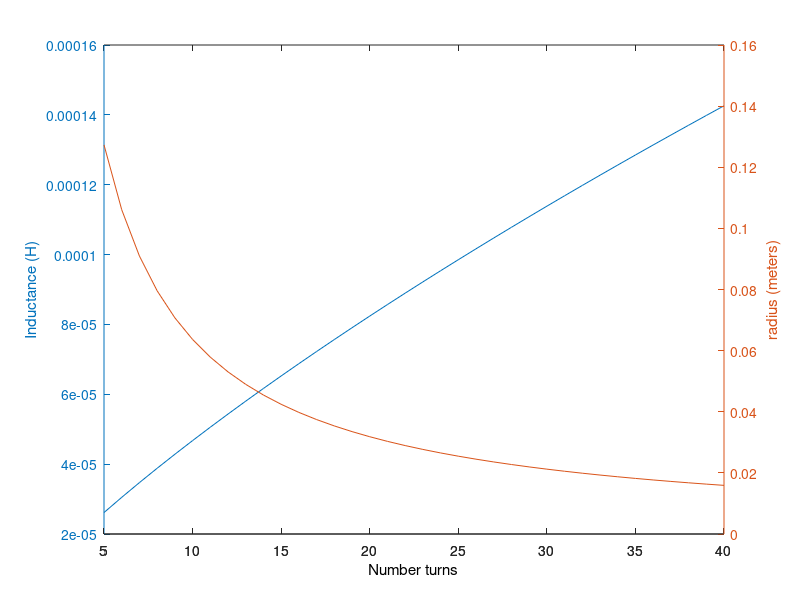
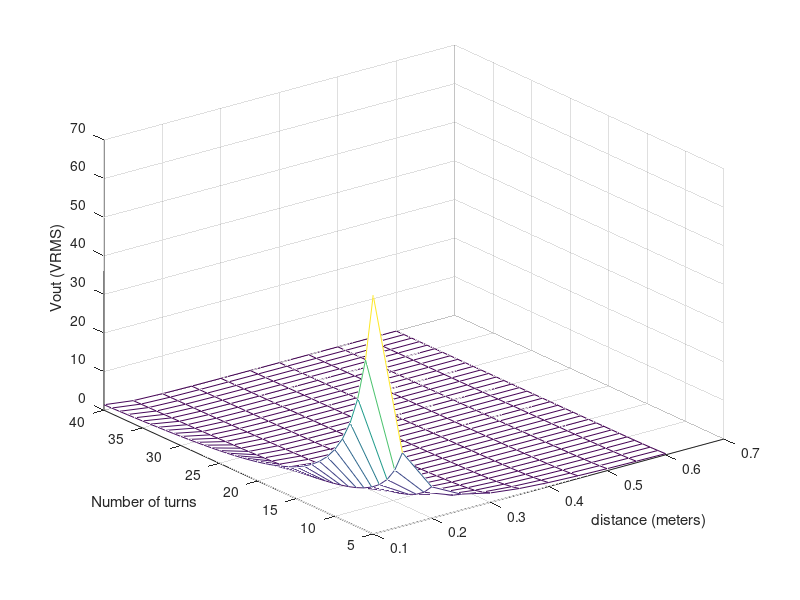
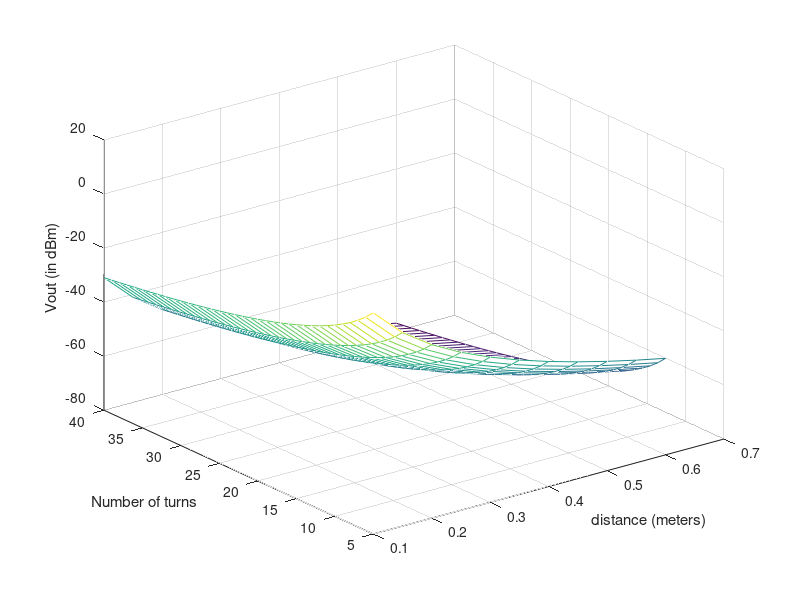

MATLAB code for these plots, in order:
clear all; close all;
f = 125e3

% let's calculate the received power as a function of distance r
dist = 0.1:0.05:0.6; % this is a vector with log spaced points
mu0 = 4e-7*pi;              % permeability
Rtx = 10;                   % transmitter resistance (ohms)
Rrx = 1000;                 % receiver input resistance (ohms)
Vcc = 12;                    % supply voltage (volts)
Itx = (Vcc-0.7)/Rtx/sqrt(2);   % approximate RMS current (Amps)

wire_length = 4;            % provided wire length in meters
wire_diameter = 0.4e-3;     % diameter of the AWG #26
Nturns_tx = 30;             


% evaluation of the magnetic field as a function of (Ntx, range)
for i = 1:size(Nturns_tx, 2)        % for each number of turns
    
    % evaluate the maximum coil radius that can be built
    max_radius_tx(i) = wire_length/(2*pi*Nturns_tx(i)); 
    
    % evaluate the received magnetic field as a function of distance
    Brx(i, :) = mu0*Itx*Nturns_tx(i)*(max_radius_tx(i)).^2./(2.*(dist.^2+max_radius_tx(i).^2).^1.5);
end


Nturns_rx = 5:40;           % vector of turns, starts at 5, increments by one up to 40

% evaluate the maximum radius that I can build with the wire provided
max_radius_rx = wire_length./(2*pi*Nturns_rx);

% calculate the received inductance 
Lrx = Nturns_rx.^2*mu0.*max_radius_rx.*(log(8*max_radius_rx./(wire_diameter/2))-2);
Crx = 1./((2*pi*f).^2.*Lrx); % capacitor to tune the receiver

Q = Rrx./(2*pi*f.*Lrx);  % parallel equivalent quality factor

% graphically represent the inductance and geometry of the receiver coil
% as a function of number of turns.
figure
[ax, h1, h2] = plotyy(Nturns_rx, Lrx, Nturns_rx, max_radius_rx);
set(get(ax(1), 'XLabel') ,'String', 'Number turns') 
set(get(ax(1), 'YLabel') ,'String', 'Inductance (H)') 
set(get(ax(2), 'YLabel') ,'String', 'radius (meters)') 

% calculation of the output voltage for a tuned receiver. vs. (Nrx, range) 
for i = 1:size(Nturns_rx, 2) 
    
    % for each received coil geometry, we calculate the output voltage
    Vo(i, :) = 2*pi*f.*Nturns_rx(i).*pi.*max_radius_rx(i).^2.*Brx*Q(i);
end


% 3D plot of the output voltage as a function of range, and Nrx
figure
mesh(dist, Nturns_rx, Vo)
xlabel('distance (meters)')
ylabel('Number of turns')
zlabel('Vout (VRMS)')


figure
mesh(dist, Nturns_rx, 20*log10(Vo./50))
xlabel('distance (meters)')
ylabel('Number of turns')
zlabel('Vout (in dBm)')
